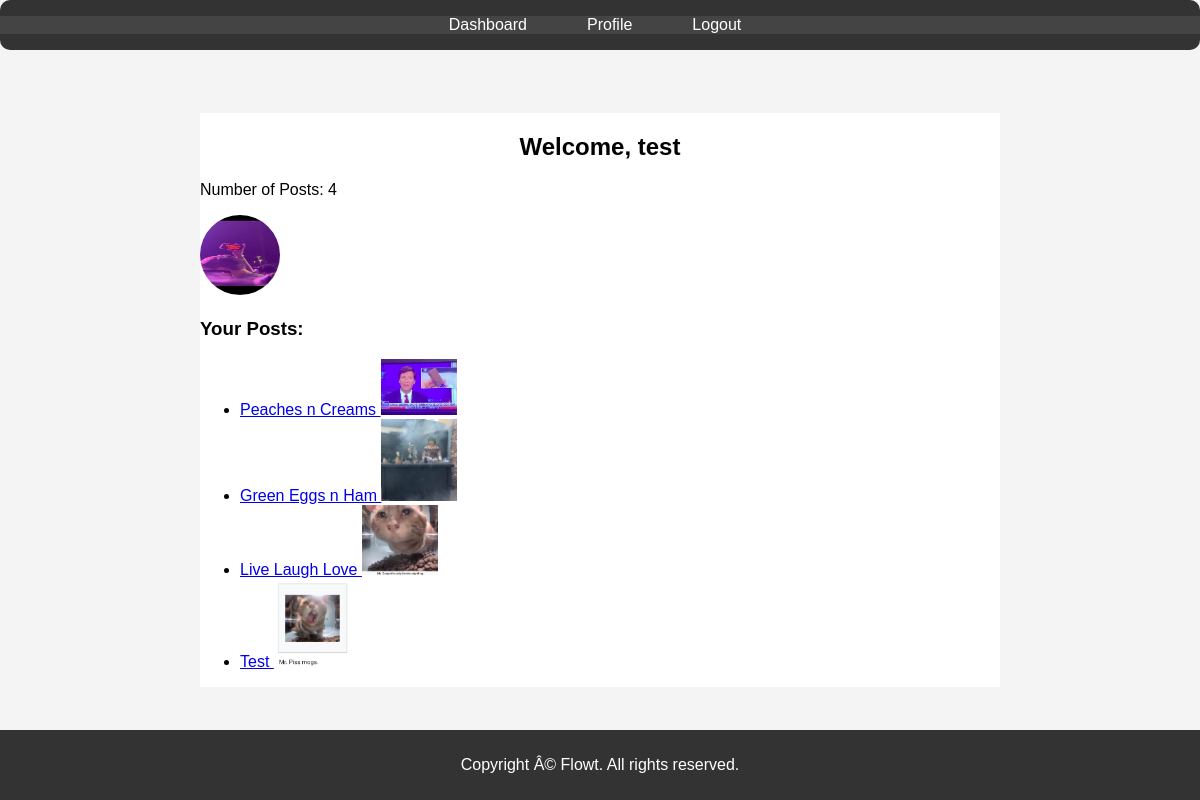
Page /account (signed in) on the earlier database version.
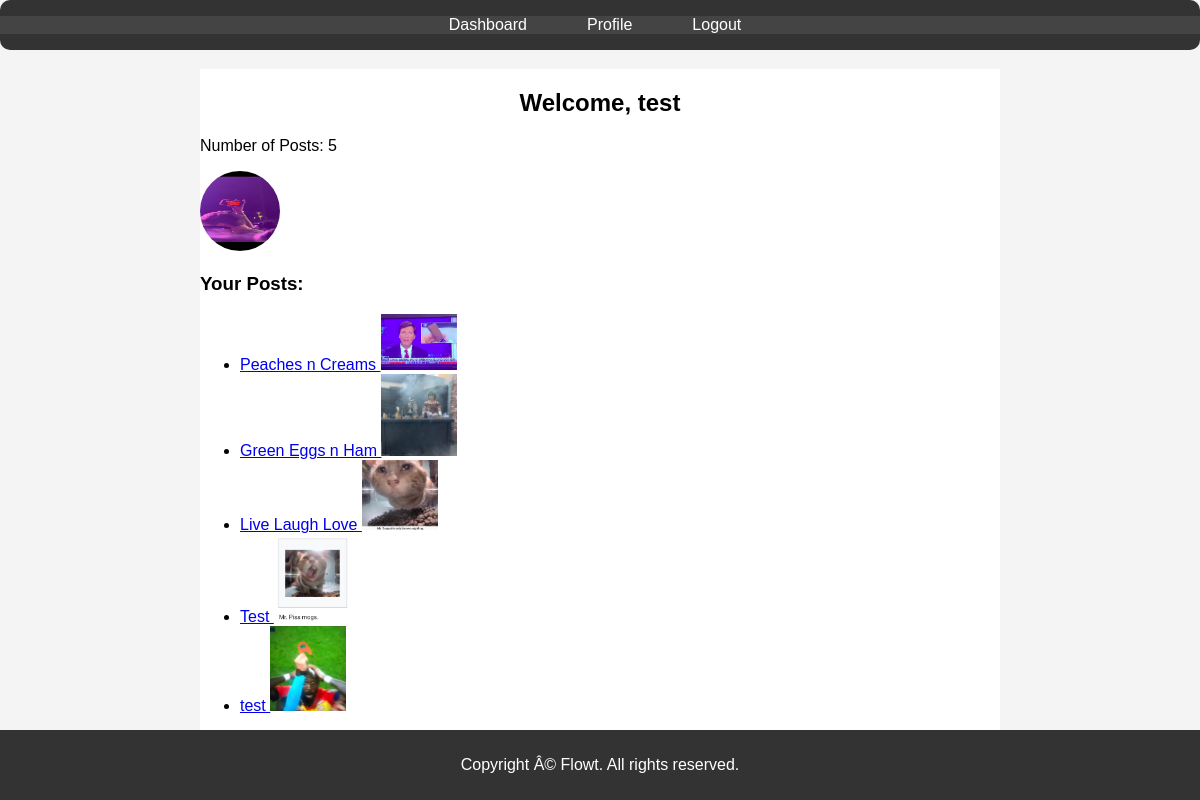
Same page on the later database version.
### FProj/backend.py (models this page shows)
class Post(db.Model):
    id = db.Column(db.Integer, primary_key = True, autoincrement = True)
    title = db.Column(db.String, nullable = False)
    description = db.Column(db.String, nullable = False)
    ingredients = db.Column(db.String, nullable = False)
    label = db.Column(db.String(), nullable = False)
    picture = db.Column(db.String(), nullable = False)
    upvote = db.Column(db.Integer, default = 0, nullable = False)
    user_id = db.Column(db.Integer, db.ForeignKey('user.id'), nullable=False)
    user = db.relationship('User', backref=db.backref('posts', lazy=True))

### FProj/backend.py (the view)
@app.route('/account')
@login_required
def account():
    posts = current_user.posts
    num_posts = len(posts)
    return render_template('account.html', posts=posts, num_posts=num_posts)

### FProj/backend.py (called while the page is built)
@login_manager.user_loader
def load_user(user_id):
    return User.query.get(int(user_id))

### FProj/templates/account.html (shortened to what this page needs)
<!DOCTYPE html>
<html lang="en">
<head>
    <link rel="stylesheet" type="text/css" href="{{ url_for('static', filename='login.css') }}">
</head>
<body class="account-page">
    <header class="account-header">
        <nav class="account-nav">
            <ul>
                <li><a onclick="window.location.href='/main'">Dashboard</a></li>
                <li><a onclick="window.location.href='/account'">Profile</a></li>
                <li><a onclick="window.location.href='/login'">Logout</a></li>
            </ul>
        </nav>
    </header>
    <div class="container" style="background-color: white">
        <div class="user-info">
            <h2>Welcome, {{ current_user.username }}</h2>
            <p>Number of Posts: {{ num_posts }}</p>
            {% if current_user.profile_picture %}
                <img style="border-radius: 50px; width: 80px; height: 80px" src="{{ url_for('static', filename=current_user.profile_picture) }}">
            {% else %}
            <form action="/upload_profile_picture" method="POST" enctype="multipart/form-data">
                <input type="file" name="file" required>
                <button type="submit"> Submit </button>
            </form>
            {% endif %}
        </div>
        <div class="user-posts">
            <h3>Your Posts:</h3>
            <ul>
                {% for post in current_user.posts %}
                    <li>
                        <a href="{{ url_for('viewPost', post_id=post.id) }}">
                            {{ post.title }}
                        </a>
                        <img style="width: 10%; height: 10%"src="{{ url_for('static', filename=post.picture) }}" alt="Post Picture">
                    </li>
                {% endfor %}
            </ul>
        </div>
    </div>
    <footer class="account-footer">
        <p>Copyright Â© Flowt. All rights reserved.</p>
    </footer>
</body>
</html>

Differences in the rows shown:
added Post: title "test", picture (picture)
Other differences:
{{ num_posts }}: "4" → "5"
